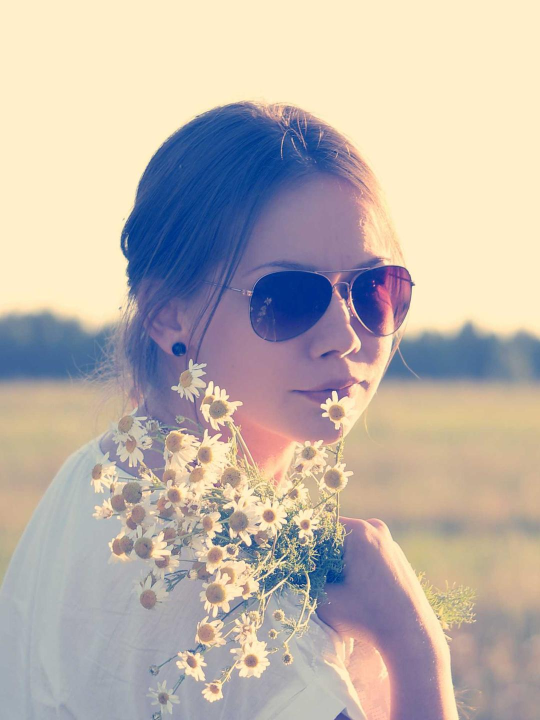
#> input picture photos/sample_01_portrait_golden.jpg, 1080 x 1440 px (shown at 1/2 size)
$ python batch_indexer.py
#> lines starting #> are read from the running program, lines starting #| are printed output that depends on the picture; after the words box and inside, x2 and y2 are one past the last pixel; in counts of white or black regions, pixels touching at a corner belong together
#!/usr/bin/env python3
# -*- coding: utf-8 -*-
"""
DailyPoem 2.0 — Synology DS420+ (Intel Celeron J4025) Nightly Batch Indexer & FHD Cache Builder
- Runs at 03:00 AM (via built-in scheduler or Synology DSM Task Scheduler / cron)
- Throttles CPU usage via os.nice(15), cv2.setNumThreads(1), and configurable sleep pacing
- Pre-generates EXIF-corrected FHD (1920px) cached JPEGs so daytime streaming uses 0% CPU
- Detects human faces / upper bodies via OpenCV Headless on 640px downscaled frames
  to compute face-centered focal coordinates (focalX, focalY) for Smart Crop & Ken Burns
"""

import argparse
import gc
import hashlib
import json
import os
import pathlib
import resource
import time
from datetime import datetime

# Force single-thread execution for DS420+ (2-core Celeron J4025) safety
os.environ.setdefault("OMP_NUM_THREADS", "1")
os.environ.setdefault("OPENBLAS_NUM_THREADS", "1")
os.environ.setdefault("MKL_NUM_THREADS", "1")

import cv2
import numpy as np
from PIL import ExifTags, Image, ImageOps

cv2.setNumThreads(1)

SUPPORTED_EXTS = {".jpg", ".jpeg", ".png", ".webp"}

# Optional friendly metadata overrides for the built-in GitHub Pages sample gallery
SAMPLE_META_OVERRIDES = {
    "sample_01_portrait_golden.jpg": {
        "album": "인물_스냅",
        "title": "노을빛 산책길의 미소",
        "takenAt": "2026-09-28T17:42:10",
        "dateLabel": "2026년 9월 28일 · 노을빛 산책",
        "hasPerson": True,
        "faceCount": 1,
        "focalX": 50.0,
        "focalY": 32.0,
        "hearts": 19,
    },
    "sample_02_portrait_cafe.jpg": {
        "album": "인물_스냅",
        "title": "오후 세 시, 창가의 독서",
        "takenAt": "2026-10-03T15:18:00",
        "dateLabel": "2026년 10월 3일 · 오후의 창가",
        "hasPerson": True,
        "faceCount": 1,
        "focalX": 48.0,
        "focalY": 30.0,
        "hearts": 27,
    },
    "sample_03_portrait_twilight.jpg": {
        "album": "가족_일상",
        "title": "수성못의 푸른 저녁",
        "takenAt": "2026-10-07T18:35:22",
        "dateLabel": "2026년 10월 7일 · 수성못의 저녁",
        "hasPerson": True,
        "faceCount": 1,
        "focalX": 53.0,
        "focalY": 34.0,
        "hearts": 22,
    },
    "sample_04_vertical_autumn.jpg": {
        "album": "계절_풍경",
        "title": "팔공산 단풍이 물드는 길",
        "takenAt": "2026-10-10T11:20:45",
        "dateLabel": "2026년 10월 10일 · 가을 숲길",
        "hasPerson": False,
        "faceCount": 0,
        "focalX": 52.0,
        "focalY": 38.0,
        "hearts": 15,
    },
    "sample_05_landscape_family.jpg": {
        "album": "가족_일상",
        "title": "가을 들녘의 다정한 오후",
        "takenAt": "2026-10-11T16:50:12",
        "dateLabel": "2026년 10월 11일 · 들녘의 오후",
        "hasPerson": True,
        "faceCount": 1,
        "focalX": 38.0,
        "focalY": 38.0,
        "hearts": 31,
    },
    "sample_06_landscape_lake.jpg": {
        "album": "계절_풍경",
        "title": "물안개 피어오르는 새벽 호수",
        "takenAt": "2026-10-12T06:45:30",
        "dateLabel": "2026년 10월 12일 · 새벽 호수",
        "hasPerson": False,
        "faceCount": 0,
        "focalX": 58.0,
        "focalY": 42.0,
        "hearts": 18,
    },
    "sample_07_wide_night.jpg": {
        "album": "계절_풍경",
        "title": "별빛이 내려앉은 밤의 능선",
        "takenAt": "2026-10-13T21:15:00",
        "dateLabel": "2026년 10월 13일 · 별빛 능선",
        "hasPerson": False,
        "faceCount": 0,
        "focalX": 36.0,
        "focalY": 35.0,
        "hearts": 24,
    },
    "sample_08_portrait_warmth.jpg": {
        "album": "가족_일상",
        "title": "따뜻한 차 한 잔과 다정한 시선",
        "takenAt": "2026-10-14T10:12:00",
        "dateLabel": "2026년 10월 14일 · 다정한 아침",
        "hasPerson": True,
        "faceCount": 1,
        "focalX": 52.0,
        "focalY": 33.0,
        "hearts": 29,
    },
}


class DS420BatchIndexer:
    def __init__(
        self,
        photos_dir: pathlib.Path,
        cache_dir: pathlib.Path,
        index_file: pathlib.Path,
        fhd_max_edge: int = 1920,
        jpeg_quality: int = 86,
        sleep_ms: int = 60,
        low_priority: bool = True,
    ):
        self.photos_dir = pathlib.Path(photos_dir)
        self.cache_dir = pathlib.Path(cache_dir)
        self.index_file = pathlib.Path(index_file)
        self.fhd_max_edge = fhd_max_edge
        self.jpeg_quality = jpeg_quality
        self.sleep_ms = sleep_ms

        if low_priority and hasattr(os, "nice"):
            try:
                os.nice(15)
            except OSError:
                pass

        self.cache_dir.mkdir(parents=True, exist_ok=True)
        self.frontal_cascade = cv2.CascadeClassifier(
            cv2.data.haarcascades + "haarcascade_frontalface_default.xml"
        )
        self.profile_cascade = cv2.CascadeClassifier(
            cv2.data.haarcascades + "haarcascade_profileface.xml"
        )

    @staticmethod
    def extract_exif_datetime(img: Image.Image, fallback_mtime: float) -> tuple[str, str]:
        try:
            exif = img.getexif()
            if exif:
                for tag_id, val in exif.items():
                    tag = ExifTags.TAGS.get(tag_id, tag_id)
                    if tag in ("DateTimeOriginal", "DateTime") and isinstance(val, str):
                        clean = val.strip().replace("-", ":")
                        dt = datetime.strptime(clean[:19], "%Y:%m:%d %H:%M:%S")
                        iso = dt.strftime("%Y-%m-%dT%H:%M:%S")
                        label = f"{dt.year}년 {dt.month}월 {dt.day}일의 기록"
                        return iso, label
        except Exception:
            pass
        dt = datetime.fromtimestamp(fallback_mtime)
        return dt.strftime("%Y-%m-%dT%H:%M:%S"), f"{dt.year}년 {dt.month}월 {dt.day}일의 기록"

    def detect_face_and_focal(self, pil_img: Image.Image) -> tuple[bool, int, float, float]:
        """
        Downscales image to max 640px on CPU and runs Haar frontal + profile face detection.
        If no explicit face is found, uses contrast/saliency center-of-mass with portrait bias.
        """
        w, h = pil_img.size
        scale = min(1.0, 640.0 / max(w, h))
        sw, sh = max(64, int(w * scale)), max(64, int(h * scale))
        small = pil_img.resize((sw, sh), Image.Resampling.BILINEAR)
        gray = cv2.cvtColor(np.array(small), cv2.COLOR_RGB2GRAY)
        gray_eq = cv2.equalizeHist(gray)

        faces = self.frontal_cascade.detectMultiScale(
            gray_eq, scaleFactor=1.12, minNeighbors=4, minSize=(28, 28)
        )
        if len(faces) == 0:
            faces = self.profile_cascade.detectMultiScale(
                gray_eq, scaleFactor=1.12, minNeighbors=4, minSize=(28, 28)
            )

        if len(faces) > 0:
            total_area = 0.0
            wx, wy = 0.0, 0.0
            for (fx, fy, fw, fh) in faces:
                area = float(fw * fh)
                cx = (fx + fw * 0.5) / sw * 100.0
                cy = (fy + fh * 0.45) / sh * 100.0
                wx += cx * area
                wy += cy * area
                total_area += area
            return True, int(len(faces)), round(wx / total_area, 1), round(wy / total_area, 1)

        # Fallback: edge-saliency weighted focal point (prevents sky/floor clipping)
        edges = cv2.Canny(gray, 50, 140).astype(np.float32)
        if edges.sum() > 100:
            ys, xs = np.indices(edges.shape)
            fx = float((xs * edges).sum() / edges.sum()) / sw * 100.0
            fy = float((ys * edges).sum() / edges.sum()) / sh * 100.0
            fx = max(20.0, min(80.0, fx))
            fy = max(24.0, min(68.0, fy))
            return False, 0, round(fx, 1), round(fy, 1)

        default_y = 35.0 if h > w else 46.0
        return False, 0, 50.0, default_y

    @staticmethod
    def extract_dominant_color(pil_img: Image.Image) -> tuple[str, bool]:
        tiny = pil_img.resize((16, 16), Image.Resampling.BILINEAR)
        arr = np.array(tiny, dtype=np.float32)
        r, g, b = int(arr[:, :, 0].mean()), int(arr[:, :, 1].mean()), int(arr[:, :, 2].mean())
        luma = (0.299 * r + 0.587 * g + 0.114 * b) / 255.0
        return f"#{r:02x}{g:02x}{b:02x}", bool(luma < 0.46)

    def run_batch(self, force_reanalyse: bool = False) -> dict:
#> called with force_reanalyse = False
        t0 = time.perf_counter()
        existing_map = {}
        if self.index_file.exists() and not force_reanalyse:
            try:
                old_data = json.loads(self.index_file.read_text(encoding="utf-8"))
                for item in old_data.get("items", []):
                    existing_map[item["relPath"]] = item
            except Exception:
                existing_map = {}

        items = []
        scanned = 0
        cached_hits = 0

        for path in sorted(self.photos_dir.rglob("*")):
            if not path.is_file() or path.suffix.lower() not in SUPPORTED_EXTS:
                continue
            rel_path = path.relative_to(self.photos_dir).as_posix()
            stat = path.stat()
            photo_id = hashlib.sha1(rel_path.encode("utf-8")).hexdigest()[:12]
            cache_path = self.cache_dir / f"{photo_id}.jpg"

            prev = existing_map.get(rel_path)
            if (
                prev
                and prev.get("mtime") == int(stat.st_mtime)
                and prev.get("size") == stat.st_size
                and cache_path.exists()
            ):
                items.append(prev)
                cached_hits += 1
                continue

            with Image.open(path) as raw_img:
#> raw_img is the input picture: PIL image 1080x1440 RGB; mean R, G, B 188.5, 178.7, 171.4
                taken_at, date_label = self.extract_exif_datetime(raw_img, stat.st_mtime)
#> the loop in extract_exif_datetime, `for tag_id, val in exif.items():` made 6 passes
#> (tag_id, val, tag) on passes 1 to 4: (296, 2, 'ResolutionUnit'), (34665, 102, 'ExifOffset'), (274, 1, 'Orientation'), (531, 1, 'YCbCrPositioning')
#> (tag_id, tag) on passes 5 to 6: (282, 'XResolution'), (283, 'YResolution')
#> taken_at = '2026-11-20T17:46:38'; date_label = '2026년 11월 20일의 기록'
                img = ImageOps.exif_transpose(raw_img).convert("RGB")
                orig_w, orig_h = img.size
#> orig_w = 1080; orig_h = 1440

                # 1. Pre-build FHD (1920px) streaming cache
                if max(orig_w, orig_h) > self.fhd_max_edge:
                    scale = self.fhd_max_edge / float(max(orig_w, orig_h))
                    fhd_w = max(1, int(round(orig_w * scale)))
                    fhd_h = max(1, int(round(orig_h * scale)))
                    fhd_img = img.resize((fhd_w, fhd_h), Image.Resampling.LANCZOS)
                else:
                    fhd_w, fhd_h = orig_w, orig_h
#> fhd_w = 1080; fhd_h = 1440
                    fhd_img = img

                fhd_img.save(cache_path, format="JPEG", quality=self.jpeg_quality, optimize=True, progressive=True)

                # 2. Run low-overhead OpenCV face & focal coordinate analysis
                has_person, face_count, focal_x, focal_y = self.detect_face_and_focal(fhd_img)
#> in detect_face_and_focal, `small = pil_img.resize((sw, sh), Image.Resampling.BILINEAR)`:
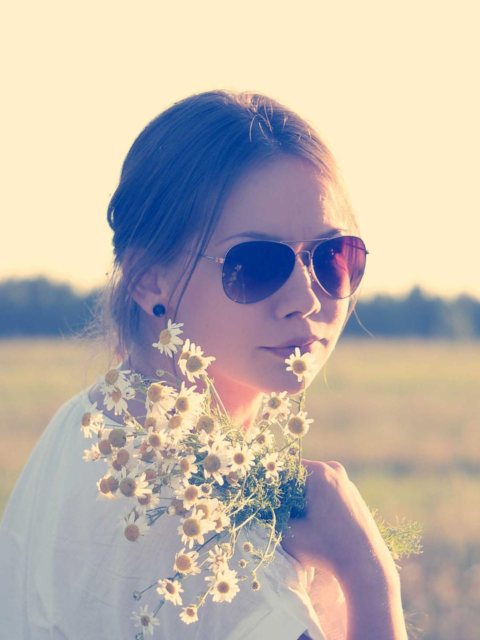
#> small: PIL image 480x640 RGB; mean R, G, B 188.5, 178.7, 171.4
#> in detect_face_and_focal, `gray = cv2.cvtColor(np.array(small), cv2.COLOR_RGB2GRAY)`:
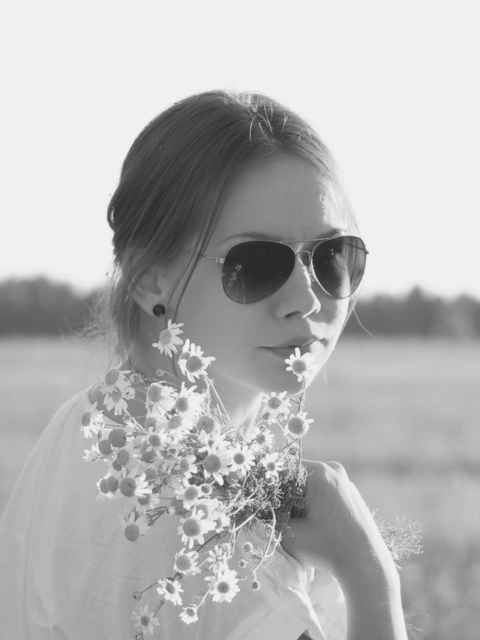
#> gray: shape (640, 480); min 41, max 242, mean 180.9
#> in detect_face_and_focal, `gray_eq = cv2.equalizeHist(gray)`:
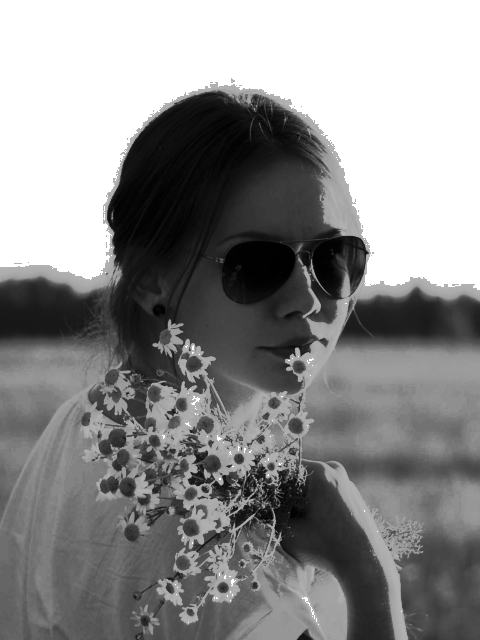
#> gray_eq: shape (640, 480); min 0, max 255, mean 139.5
#> in detect_face_and_focal, `faces = self.frontal_cascade.detectMultiScale( gray_eq, scaleFactor=1...`: faces = ()
#> in detect_face_and_focal, `edges = cv2.Canny(gray, 50, 140).astype(np.float32)`:
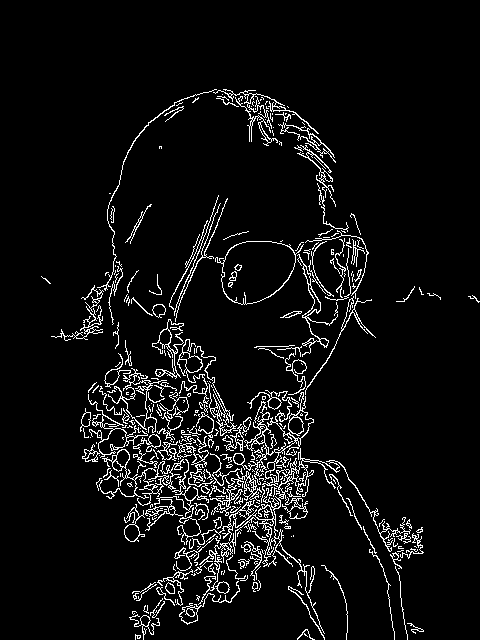
#> edges: shape (640, 480) float32; 5.9% white in thin lines or dots, all inside (x1, y1, x2, y2) = (41, 89, 480, 640)
#> in detect_face_and_focal, `fx = float((xs * edges).sum() / edges.sum()) / sw * 100.0`: fx = 48.12
#> in detect_face_and_focal, `fy = float((ys * edges).sum() / edges.sum()) / sh * 100.0`: fy = 64.03
#> has_person = False; face_count = 0; focal_x = 48.1; focal_y = 64
                dom_hex, is_dark = self.extract_dominant_color(fhd_img)
#> in extract_dominant_color, `tiny = pil_img.resize((16, 16), Image.Resampling.BILINEAR)`:
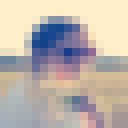
#> tiny: PIL image 16x16 RGB (shown 8 times larger); mean R, G, B 188.6, 178.7, 171.4
#> in extract_dominant_color, `r, g, b = int(arr[:, :, 0].mean()), int(arr[:, :, 1].mean()), int(arr[..`: r = 188; g = 178; b = 171
#> in extract_dominant_color, `luma = (0.299 * r + 0.587 * g + 0.114 * b) / 255.0`: luma = 0.707
#> dom_hex = '#bcb2ab'; is_dark = False

            album = path.parent.name if path.parent != self.photos_dir else "기본_갤러리"
            aspect = round(fhd_w / float(fhd_h), 4)
#> aspect = 0.75
            if aspect < 0.88:
                orientation = "portrait"
            elif aspect > 1.15:
                orientation = "landscape"
            else:
                orientation = "square"

            entry = {
                "id": photo_id,
                "filename": path.name,
                "relPath": rel_path,
                "src": f"./photos/{rel_path}",
                "cacheSrc": f"./cache_fhd/{photo_id}.jpg",
                "album": album,
                "title": path.stem.replace("_", " "),
                "takenAt": taken_at,
                "dateLabel": date_label,
                "width": fhd_w,
                "height": fhd_h,
                "aspectRatio": aspect,
                "orientation": orientation,
                "hasPerson": has_person,
                "faceCount": face_count,
                "focalX": focal_x,
                "focalY": focal_y,
                "dominantHex": dom_hex,
                "isDarkPhoto": is_dark,
                "hearts": prev.get("hearts", 0) if prev else 0,
                "mtime": int(stat.st_mtime),
                "size": stat.st_size,
            }

            if path.name in SAMPLE_META_OVERRIDES:
                entry.update(SAMPLE_META_OVERRIDES[path.name])

            items.append(entry)
            scanned += 1

            if scanned % 20 == 0:
                gc.collect()
            if self.sleep_ms > 0:
                time.sleep(self.sleep_ms / 1000.0)
#> pass 2 of the loop in run_batch, `for path in sorted(self.photos_dir.rglob("*")):`:
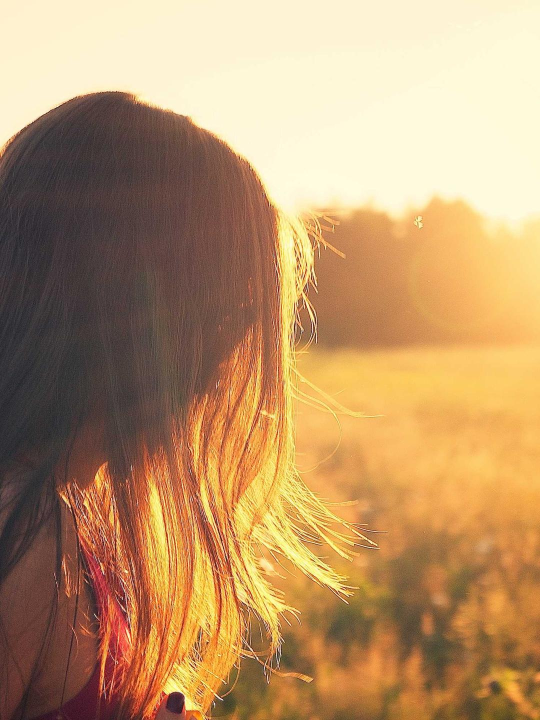
#> input picture photos/sample_02_portrait_breeze.jpg, 1080 x 1440 px (shown at 1/2 size)
#> in run_batch, raw_img is the input picture: PIL image 1080x1440 RGB; mean R, G, B 186, 148.4, 105.9
#> the loop in extract_exif_datetime (call 2), `for tag_id, val in exif.items():` made 6 passes
#> in detect_face_and_focal (call 2), `edges = cv2.Canny(gray, 50, 140).astype(np.float32)`:
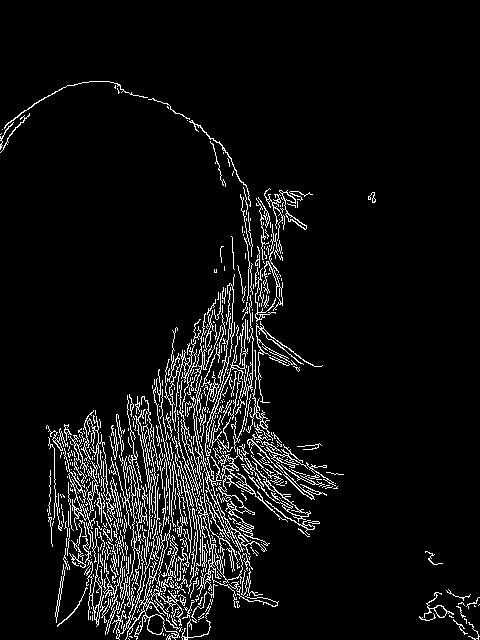
#> edges: shape (640, 480) float32; 6.6% white in thin lines or dots, all inside (x1, y1, x2, y2) = (0, 81, 480, 640)
#> in detect_face_and_focal (call 2), `fx = float((xs * edges).sum() / edges.sum()) / sw * 100.0`: fx = 39.63
#> in detect_face_and_focal (call 2), `fy = float((ys * edges).sum() / edges.sum()) / sh * 100.0`: fy = 71.43
#> in detect_face_and_focal (call 2), `fy = max(24.0, min(68.0, fy))`: fy = 68
#> focal_x = 39.6; focal_y = 68
#> in extract_dominant_color (call 2), `tiny = pil_img.resize((16, 16), Image.Resampling.BILINEAR)`:
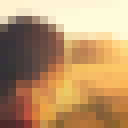
#> tiny: PIL image 16x16 RGB (shown 8 times larger); mean R, G, B 186.2, 148.5, 106
#> r = 186; g = 148; b = 105
#> luma = 0.606
#> dom_hex = '#ba9469'
#> pass 3 of the loop in run_batch, `for path in sorted(self.photos_dir.rglob("*")):`:
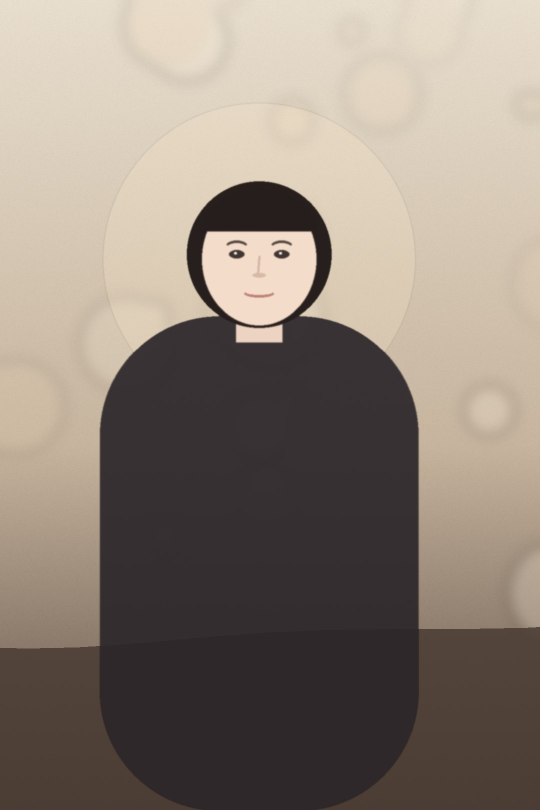
#> input picture photos/sample_02_portrait_cafe.jpg, 1080 x 1620 px (shown at 1/2 size)
#> in run_batch, raw_img is the input picture: PIL image 1080x1620 RGB; mean R, G, B 141.9, 130.1, 119.3
#> small: PIL image 426x640 RGB
#> gray: shape (640, 426)
#> in detect_face_and_focal (call 3), `gray_eq = cv2.equalizeHist(gray)`:
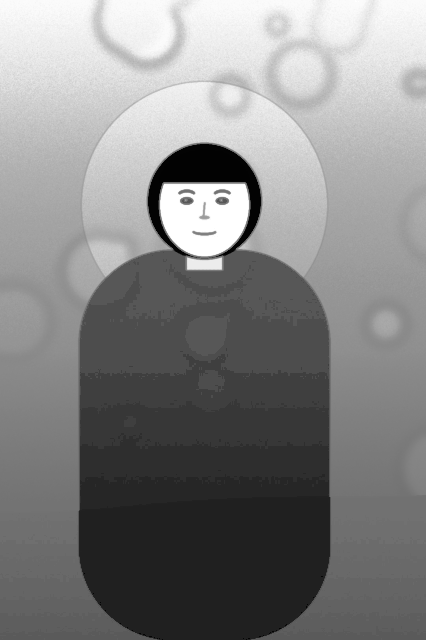
#> gray_eq: shape (640, 426); min 0, max 255, mean 131
#> faces = [[156, 162, 97, 97]]
#> the loop in detect_face_and_focal (call 3), `for (fx, fy, fw, fh) in faces:` made 1 pass
#> (fx, fy, fw, fh, area, cx, cy, wx) on pass 1: (156, 162, 97, 97, 9409, 48, 32.13, 451676.2)
#> after the loop in detect_face_and_focal (call 3), `for (fx, fy, fw, fh) in faces:`: total_area = 9409; wx = 451676.2; wy = 302337.6
#> has_person = True; face_count = 1; focal_x = 48; focal_y = 32.1
#> in extract_dominant_color (call 3), `tiny = pil_img.resize((16, 16), Image.Resampling.BILINEAR)`:
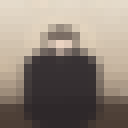
#> tiny: PIL image 16x16 RGB (shown 8 times larger); mean R, G, B 141.8, 130, 119.2
#> r = 141; g = 130; b = 119
#> luma = 0.518
#> dom_hex = '#8d8277'
#> the loop made 7 passes; the first 3 are shown

        elapsed = round(time.perf_counter() - t0, 3)
        rss_mb = round(resource.getrusage(resource.RUSAGE_SELF).ru_maxrss / 1024.0, 1)

        albums_summary = {}
        for it in items:
            alb = it["album"]
            albums_summary[alb] = albums_summary.get(alb, 0) + 1

        payload = {
            "version": "2.0",
            "generatedAt": datetime.now().strftime("%Y-%m-%dT%H:%M:%S"),
            "hardwareProfile": "Synology DS420+ (Intel Celeron J4025 x86_64) Low-CPU Batch Mode",
            "scheduleCron": "0 3 * * * (Daily 03:00 AM)",
            "benchmark": {
                "totalPhotos": len(items),
                "newlyIndexed": scanned,
                "skippedCached": cached_hits,
                "elapsedSeconds": elapsed,
                "avgMsPerPhoto": round((elapsed * 1000.0) / max(1, scanned), 1),
                "peakMemoryMB": rss_mb,
            },
            "albums": [{"name": k, "count": v} for k, v in sorted(albums_summary.items())],
            "items": items,
        }

        tmp_file = self.index_file.with_suffix(".tmp")
        tmp_file.write_text(json.dumps(payload, ensure_ascii=False, indent=2), encoding="utf-8")
        tmp_file.replace(self.index_file)
        return payload


if __name__ == "__main__":
    parser = argparse.ArgumentParser(description="DailyPoem 2.0 Nightly Batch Indexer for Synology DS420+")
    parser.add_argument("--photos", default="./photos", help="Input photos directory")
    parser.add_argument("--cache", default="./cache_fhd", help="Output FHD cache directory")
    parser.add_argument("--index", default="./media_index.json", help="Output media_index.json path")
    parser.add_argument("--sleep-ms", type=int, default=60, help="Throttling sleep ms between photos")
    parser.add_argument("--force", action="store_true", help="Force re-indexing all photos")
    args = parser.parse_args()

    indexer = DS420BatchIndexer(
        photos_dir=pathlib.Path(args.photos),
        cache_dir=pathlib.Path(args.cache),
        index_file=pathlib.Path(args.index),
        sleep_ms=args.sleep_ms,
    )
    res = indexer.run_batch(force_reanalyse=args.force)
    print(json.dumps(res["benchmark"], ensure_ascii=False, indent=2))
